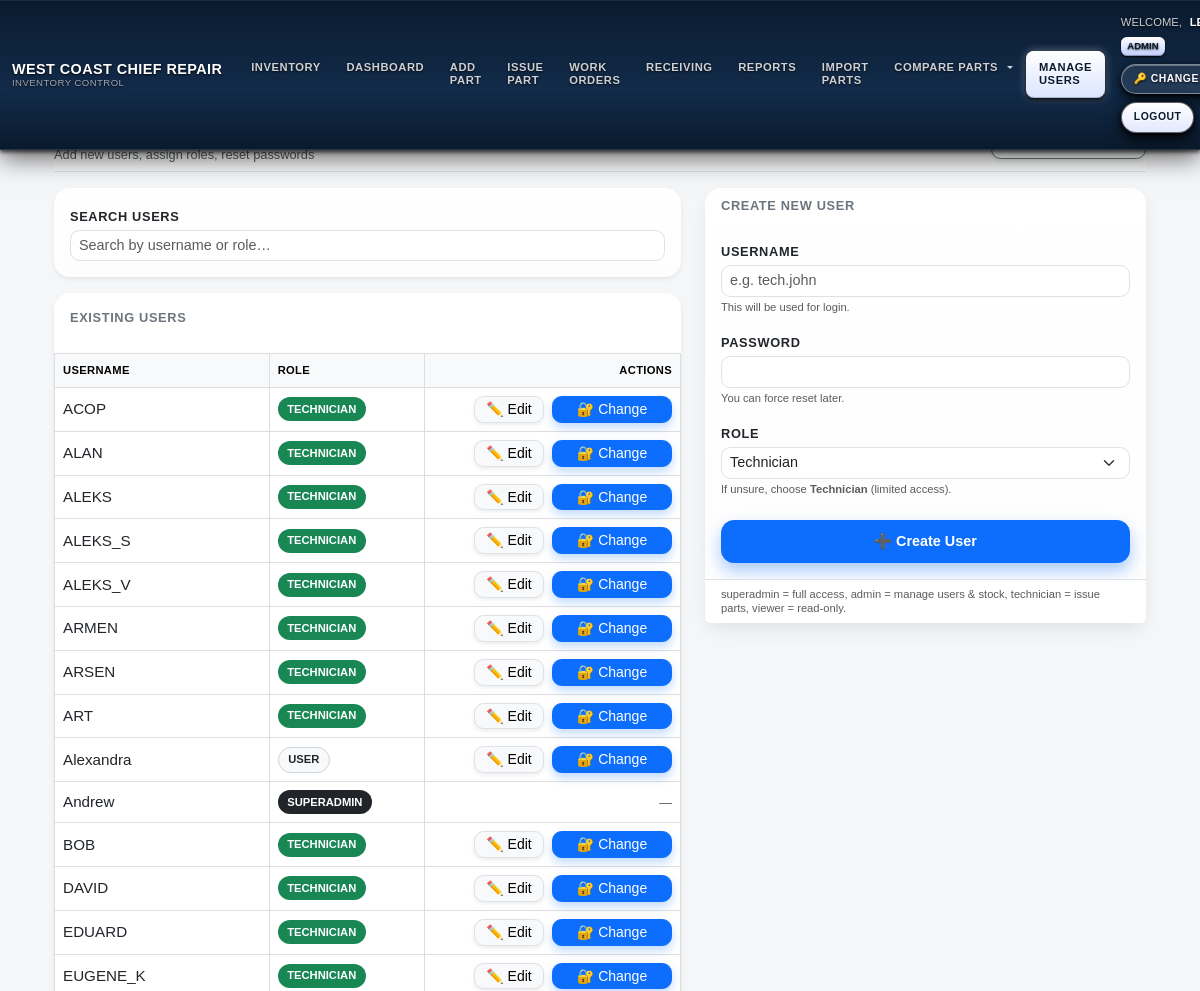
The app's page /users (signed in, upper part), older data.
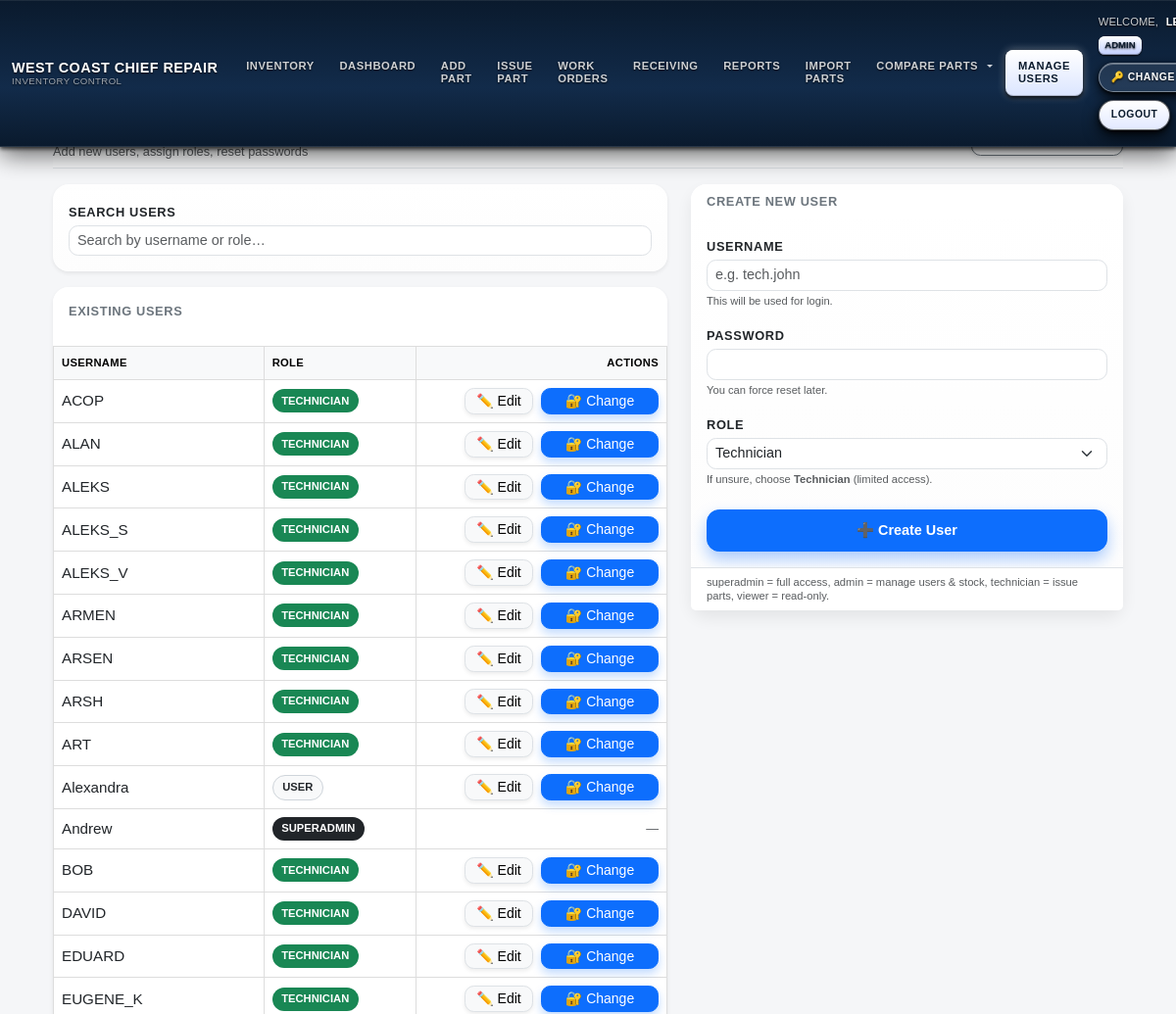
The same page, newer data.
### models.py (models this page shows, shortened)
class User(UserMixin, db.Model):
    id = db.Column(db.Integer, primary_key=True)
    username = db.Column(db.String(64), unique=True, nullable=False)
    password_hash = db.Column(db.String(128), nullable=False)
    role = db.Column(db.String(20), nullable=False, default=ROLE_TECHNICIAN)
    @property
    def password(self):
        raise AttributeError('password is not a readable attribute')

### inventory/routes.py (the view, shortened to what this page needs)
@inventory_bp.route("/users", methods=["GET", "POST"])
@login_required
def users():
    users = User.query.order_by(User.username.asc()).all()
    role_options = [
        ("technician", "Technician"),
        ("user",       "User"),
        ("viewer",     "Viewer"),
        ("admin",      "Admin"),
        ("superadmin", "Superadmin"),
    ]
    return render_template("users.html", users=users, role_options=role_options)

### auth/routes.py (called while the page is built)
@login_manager.user_loader
def load_user(user_id):
    return User.query.get(int(user_id))

### templates/users.html (shortened to what the changed rows need)
{% extends "base.html" %}
{% block content %}
<div class="container-fluid py-4 d-flex justify-content-center">
  <div style="width:100%; max-width:1100px;">
    <div class="row g-4">
      <div class="col-lg-7">
        <div class="card shadow-sm border-0"
             style="border-radius:1rem; overflow:hidden;">
          <div class="table-responsive">
            <table class="table align-middle mb-0" style="font-size:.9rem;">
              <thead class="table-light" style="font-size:.75rem; text-transform:uppercase; letter-spacing:.05em;">
                <tr>
                  <th style="min-width:180px;">Username</th>
                  <th style="min-width:130px;">Role</th>
                  <th class="text-end" style="min-width:200px;">Actions</th>
                </tr>
              </thead>
              <tbody id="usersTbody" style="vertical-align:middle;">
                {% for u in users %}
                {% set r=(u.role or '')|lower %}
                <tr style="border-top:1px solid #f1f1f1;">
                  <td style="font-weight:500; color:#212529;">
                    <div style="font-size:.95rem; line-height:1.2;">
                      {{ u.username }}
                    </div>
                  </td>
                  <td>
                    {% if r=='superadmin' %}
                      <span class="badge rounded-pill"
                            style="background:#212529; font-size:.7rem; font-weight:600; padding:.4rem .6rem;">
                        SUPERADMIN
                      </span>
                    {% elif r=='admin' %}
                      <span class="badge rounded-pill"
                            style="background:#0d6efd; font-size:.7rem; font-weight:600; padding:.4rem .6rem;">
                        ADMIN
                      </span>
                    {% elif r=='technician' %}
                      <span class="badge rounded-pill"
                            style="background:#198754; font-size:.7rem; font-weight:600; padding:.4rem .6rem;">
                        TECHNICIAN
                      </span>
                    {% elif r=='viewer' %}
                      <span class="badge rounded-pill"
                            style="background:#6c757d; font-size:.7rem; font-weight:600; padding:.4rem .6rem;">
                        VIEWER
                      </span>
                    {% else %}
                      <span class="badge rounded-pill text-dark border"
                            style="background:#f8f9fa; font-size:.7rem; font-weight:600; padding:.4rem .6rem; border-color:#ced4da !important;">
                        USER
                      </span>
                    {% endif %}
                  </td>
                  <td class="text-end">
                    <div class="d-flex flex-wrap justify-content-end gap-2">
                      {% if (current_user.role or '')|lower == 'superadmin'
                            or ((current_user.role or '')|lower == 'admin' and (u.role or '')|lower in ['user','viewer','technician'])
                            or u.id == current_user.id %}
                        <a class="btn btn-light btn-sm border shadow-sm"
                           style="font-weight:500; line-height:1.2; border-radius:.6rem; min-width:70px;"
                           href="{{ url_for('inventory.edit_user', user_id=u.id) }}">
                          ✏️ Edit
                        </a>
                        <a class="btn btn-primary btn-sm shadow-sm"
                           style="font-weight:500; line-height:1.2; border-radius:.6rem; min-width:120px; box-shadow:0 .3rem .6rem rgba(13,110,253,.25)!important;">
                          🔐 Change
                        </a>
                      {% else %}
                        <span class="text-muted" style="font-size:.8rem;">—</span>
                      {% endif %}
                    </div>
                  </td>
                </tr>
                {% endfor %}
              </tbody>
            </table>
          </div>
        </div>
      </div>
    </div>
  </div>
</div>
{% endblock %}

Row changes from the older to the newer data that the page shows:
added User: username "ARSH", shows "TECHNICIAN"
